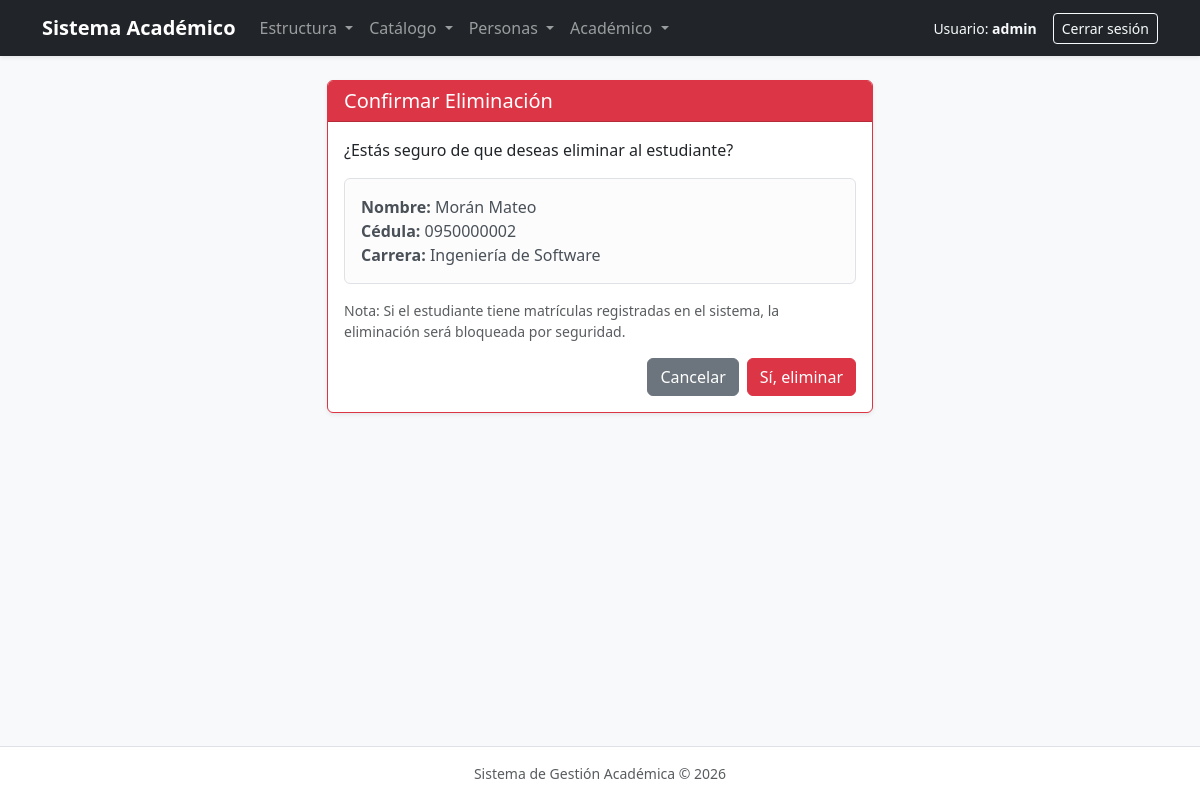
/academico/estudiantes/2/eliminar/ (signed in), run on the app's committed database.
### academico/models.py (models this page shows, shortened)
class Estudiante(ModeloBase):
    cedula = models.CharField(max_length=10, unique=True)
    nombres = models.CharField(max_length=100)
    apellidos = models.CharField(max_length=100)
    email = models.EmailField()
    telefono = models.CharField(max_length=15, blank=True)
    fecha_nacimiento = models.DateField(blank=True, null=True)  # opcional
    carrera = models.ForeignKey(
        Carrera, on_delete=models.PROTECT, related_name="estudiantes"
    )
    foto = models.ImageField(upload_to="estudiantes/", blank=True, null=True)
    class Meta:
        verbose_name = "Estudiante"
        verbose_name_plural = "Estudiantes"
        ordering = ["apellidos", "nombres"]
    @property
    def nombre_completo(self):
        return f"{self.apellidos} {self.nombres}"

class Carrera(ModeloBase):
    facultad = models.ForeignKey(
        Facultad, on_delete=models.PROTECT, related_name="carreras"
    )
    codigo = models.CharField(max_length=20, unique=True)
    nombre = models.CharField(max_length=150)
    duracion_semestres = models.PositiveSmallIntegerField(default=8)
    class Meta:
        verbose_name = "Carrera"
        verbose_name_plural = "Carreras"
        ordering = ["nombre"]

### academico/views.py (the view, shortened to what this page needs)
# urls.py: path("estudiantes/<int:pk>/eliminar/", EstudianteDeleteView.as_view(), name="estudiante_eliminar"),
class EstudianteDeleteView(LoginRequiredMixin, DeleteView):
    model = Estudiante
    template_name = "academico/estudiante_eliminar.html"
    context_object_name = "estudiante"
    success_url = reverse_lazy("academico:estudiante_lista")

### academico/templates/academico/estudiante_eliminar.html (shortened to what this page needs)
{% extends "base.html" %}
{% block contenido %}
<div class="row justify-content-center">
    <div class="col-md-6">
        <div class="card border-danger shadow-sm">
            <div class="card-header bg-danger text-white">
                <h5 class="mb-0">Confirmar Eliminación</h5>
            </div>
            <div class="card-body">
                <p>¿Estás seguro de que deseas eliminar al estudiante?</p>
                <div class="alert alert-light border">
                    <strong>Nombre:</strong> {{ estudiante.nombre_completo }}<br>
                    <strong>Cédula:</strong> {{ estudiante.cedula }}<br>
                    <strong>Carrera:</strong> {{ estudiante.carrera.nombre }}
                </div>
                <p class="text-muted small">
                    Nota: Si el estudiante tiene matrículas registradas en el sistema, la eliminación será bloqueada por seguridad.
                </p>
                <form method="post">
                    <div class="d-flex justify-content-end gap-2">
                        <a href="{% url 'academico:estudiante_lista' %}" class="btn btn-secondary">Cancelar</a>
                        <button type="submit" class="btn btn-danger">Sí, eliminar</button>
                    </div>
                </form>
            </div>
        </div>
    </div>
</div>
{% endblock %}

### academico/templates/base.html (shortened to what this page needs)
<!DOCTYPE html>
<html lang="es-ec">
<head>
    <link href="https://cdn.jsdelivr.net/npm/bootstrap@5.3.3/dist/css/bootstrap.min.css" rel="stylesheet">
</head>
<body class="bg-light d-flex flex-column min-vh-100">
    <nav class="navbar navbar-expand-lg navbar-dark bg-dark shadow-sm mb-4">
        <div class="container">
            <a class="navbar-brand fw-bold" href="{% url 'academico:inicio' %}">
                Sistema Académico
            </a>
            <div class="collapse navbar-collapse" id="menuPrincipal">
                {% if user.is_authenticated %}
                <ul class="navbar-nav me-auto mb-2 mb-lg-0">
                    <li class="nav-item dropdown">
                        <a class="nav-link dropdown-toggle" href="#" role="button" data-bs-toggle="dropdown" aria-expanded="false">
                            Estructura
                        </a>
                    </li>
                    <li class="nav-item dropdown">
                        <a class="nav-link dropdown-toggle" href="#" role="button" data-bs-toggle="dropdown" aria-expanded="false">
                            Catálogo
                        </a>
                    </li>
                    <li class="nav-item dropdown">
                        <a class="nav-link dropdown-toggle" href="#" role="button" data-bs-toggle="dropdown" aria-expanded="false">
                            Personas
                        </a>
                    </li>
                    <li class="nav-item dropdown">
                        <a class="nav-link dropdown-toggle" href="#" role="button" data-bs-toggle="dropdown" aria-expanded="false">
                            Académico
                        </a>
                    </li>
                </ul>
                <div class="d-flex align-items-center gap-3">
                    <span class="text-light small">
                        Usuario: <strong>{{ user.username }}</strong>
                    </span>
                    <form method="post" action="{% url 'logout' %}" class="m-0">
                        <button type="submit" class="btn btn-outline-light btn-sm">Cerrar sesión</button>
                    </form>
                </div>
                {% endif %}
            </div>
        </div>
    </nav>
    <main class="container flex-grow-1 mb-5">
        {% block contenido %}{% endblock %}
    </main>
    <footer class="bg-white border-top py-3 text-center text-muted small mt-auto">
        <div class="container">
            Sistema de Gestión Académica &copy; 2026
        </div>
    </footer>
</body>
</html>

### data on the page
Estudiante: nombre_completo "Morán Mateo", cedula "0950000002", carrera.nombre "Ingeniería de Software"

### other printed values
{{ user.username }} "admin"
